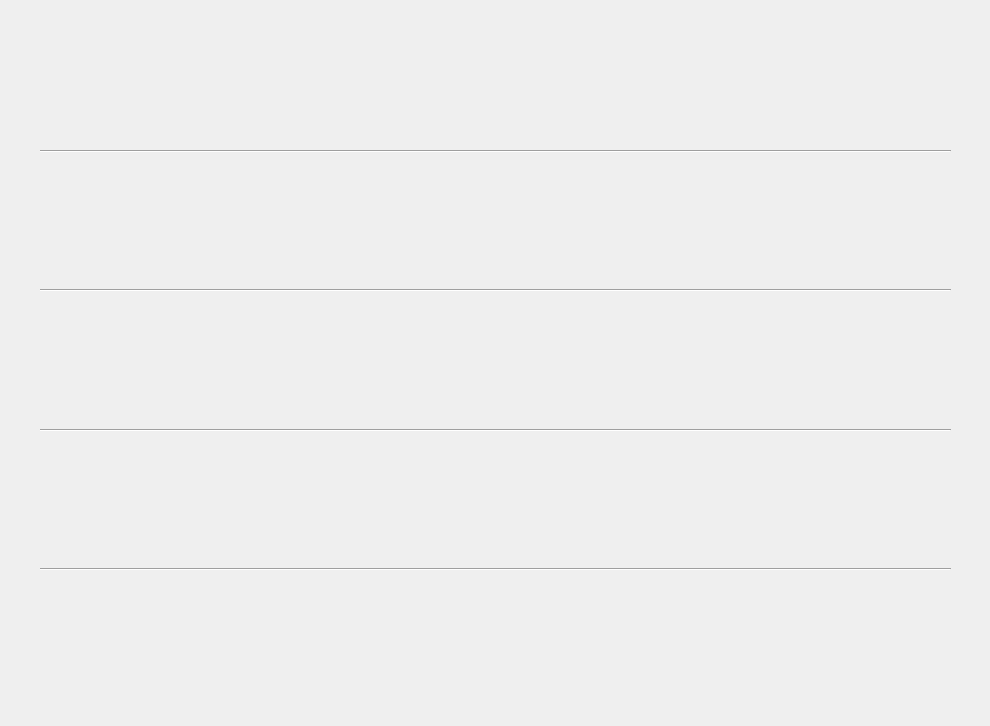
<?xml version="1.0" encoding="UTF-8"?>
<ui version="4.0">
 <class>leaderboard</class>
 <widget class="QDialog" name="leaderboard">
  <property name="geometry">
   <rect>
    <x>0</x>
    <y>0</y>
    <width>990</width>
    <height>726</height>
   </rect>
  </property>
  <property name="windowTitle">
   <string>Leader Board</string>
  </property>
  <widget class="QWidget" name="verticalLayoutWidget">
   <property name="geometry">
    <rect>
     <x>40</x>
     <y>20</y>
     <width>911</width>
     <height>681</height>
    </rect>
   </property>
   <layout class="QVBoxLayout" name="verticalLayout">
    <item>
     <widget class="QLabel" name="label1">
      <property name="text">
       <string/>
      </property>
     </widget>
    </item>
    <item>
     <widget class="Line" name="line">
      <property name="orientation">
       <enum>Qt::Horizontal</enum>
      </property>
     </widget>
    </item>
    <item>
     <widget class="QLabel" name="label2">
      <property name="text">
       <string/>
      </property>
     </widget>
    </item>
    <item>
     <widget class="Line" name="line_2">
      <property name="orientation">
       <enum>Qt::Horizontal</enum>
      </property>
     </widget>
    </item>
    <item>
     <widget class="QLabel" name="label3">
      <property name="text">
       <string/>
      </property>
     </widget>
    </item>
    <item>
     <widget class="Line" name="line_3">
      <property name="orientation">
       <enum>Qt::Horizontal</enum>
      </property>
     </widget>
    </item>
    <item>
     <widget class="QLabel" name="label4">
      <property name="text">
       <string/>
      </property>
     </widget>
    </item>
    <item>
     <widget class="Line" name="line_4">
      <property name="orientation">
       <enum>Qt::Horizontal</enum>
      </property>
     </widget>
    </item>
    <item>
     <widget class="QLabel" name="label5">
      <property name="text">
       <string/>
      </property>
     </widget>
    </item>
   </layout>
  </widget>
 </widget>
 <resources/>
 <connections/>
</ui>
